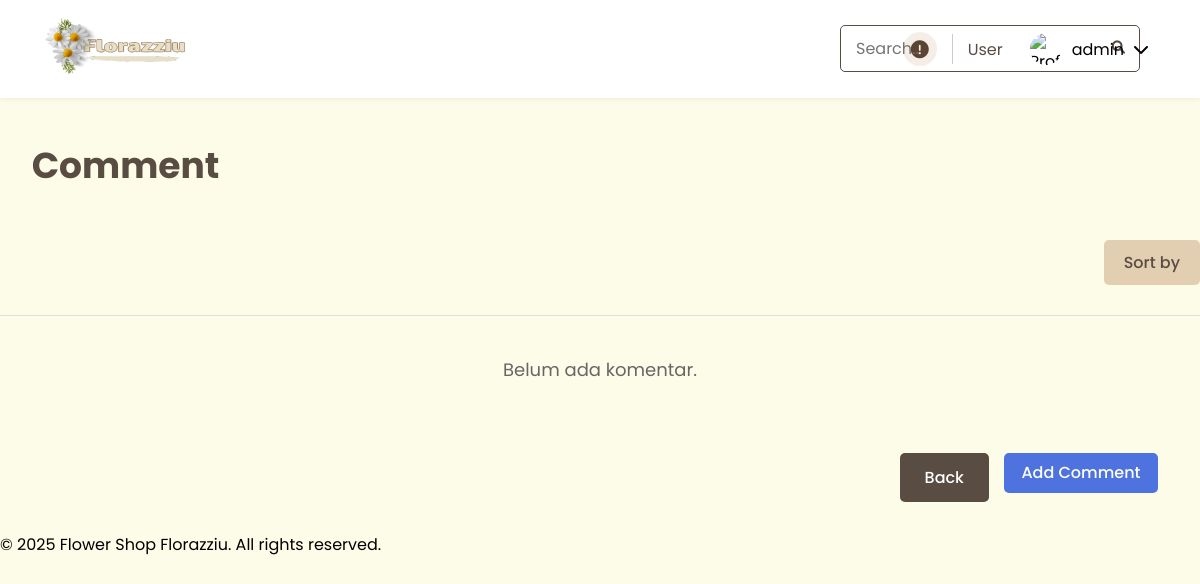
Page /flower_shop/products/comments.php?id=11 (signed in) on the earlier database version.
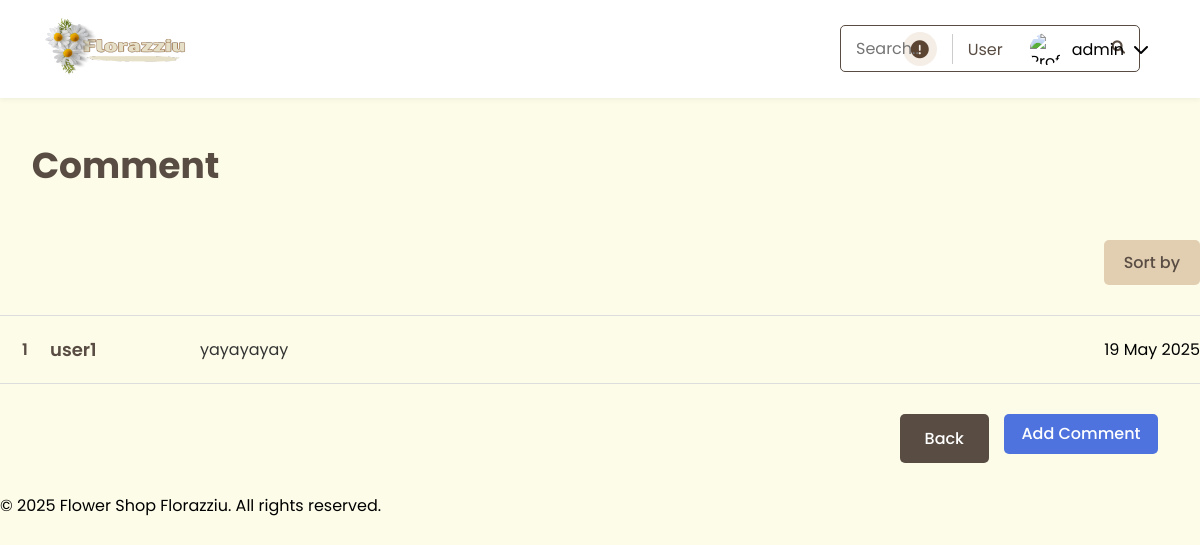
Same page on the later database version.
### tables this page shows
CREATE TABLE `comments` (
  `id` int(11) NOT NULL,
  `product_id` int(11) NOT NULL,
  `user_id` int(11) NOT NULL,
  `comment` text NOT NULL,
  `rating` tinyint(1) DEFAULT NULL,
  `created_at` timestamp NOT NULL DEFAULT current_timestamp(),
  `updated_at` timestamp NOT NULL DEFAULT current_timestamp() ON UPDATE current_timestamp(),
  `username` varchar(255) NOT NULL
);

CREATE TABLE `users` (
  `id` int(11) NOT NULL,
  `username` varchar(50) NOT NULL,
  `password` varchar(255) NOT NULL,
  `email` varchar(100) NOT NULL,
  `full_name` varchar(100) DEFAULT NULL,
  `profile_picture` varchar(255) DEFAULT NULL,
  `created_at` timestamp NOT NULL DEFAULT current_timestamp(),
  `updated_at` timestamp NOT NULL DEFAULT current_timestamp() ON UPDATE current_timestamp(),
  `role` enum('user','admin') DEFAULT 'user',
  `is_verified` tinyint(1) DEFAULT 0
);

### flower_shop/products/comments.php (the view, shortened to what this page needs)
<?php
include '../includes/header.php';
require '../config/database.php';
$product_id = $_GET['id'] ?? 0;
$sort = $_GET['sort'] ?? 'newest';
$orderBy = match($sort) {
    'a-z' => 'users.username ASC',
    'z-a' => 'users.username DESC',
    'oldest' => 'comments.created_at ASC',
    default => 'comments.created_at DESC'
};
$stmt = $pdo->prepare("
    SELECT comments.*, users.username
    FROM comments
    JOIN users ON comments.user_id = users.id
    WHERE comments.product_id = ?
    ORDER BY $orderBy
");
$stmt->execute([$product_id]);
$comments = $stmt->fetchAll(PDO::FETCH_ASSOC);
?>
<main>
    <div class="container">
        <h1 class="comments-title">Comment</h1>
        <div class="comments-filter">
            <div class="filter-dropdown">
                <button class="filter-btn">Sort by</button>
            </div>
        </div>
        <div class="comments-table">
            <?php if (!empty($comments)): ?>
                <?php foreach ($comments as $index => $comment): ?>
                    <div class="comment-item">
                        <div class="comment-number"><?= $index + 1 ?></div>
                        <div class="comment-user"><?= htmlspecialchars($comment['username']) ?></div>
                        <div class="comment-text"><?= htmlspecialchars($comment['comment']) ?></div>
                        <div class="comment-date"><?= date('d M Y', strtotime($comment['created_at'])) ?></div>
                    </div>
                <?php endforeach; ?>
            <?php else: ?>
                <div class="no-comments">Belum ada komentar.</div>
            <?php endif; ?>
        </div>
        <div class="comments-actions">
            <a href="product-detail.php?id=<?= $product_id ?>" class="back-btn">Back</a>
            <a href="add-comment.php?id=<?= $product_id ?>" class="add-comment-btn">Add Comment</a>
        </div>
    </div>
</main>
<?php include '../includes/footer.php'; ?>

Differences in the rows shown:
added comments: user.username "user1", comment "yayayayay", created_at "19 May 2025"
Other differences:
text no longer shown: "Belum ada komentar."
